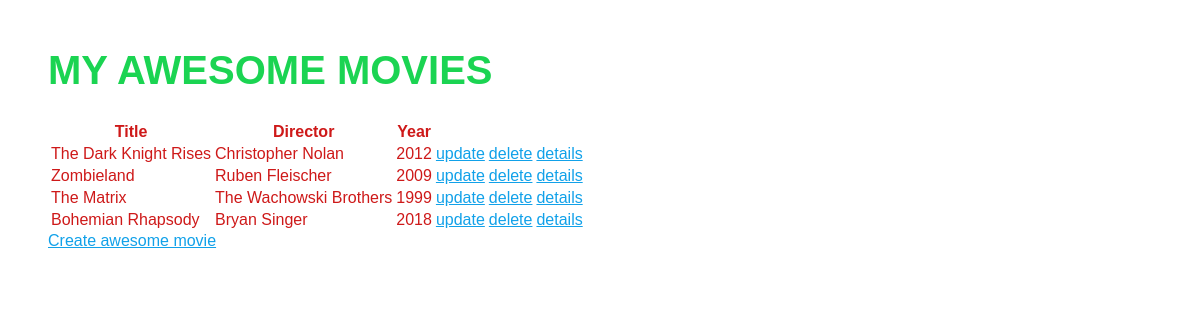
The page /myapp/ on the database its author committed.
### myapp/models.py (models this page shows, shortened)
class Movie(models.Model):
    title = models.CharField(max_length=256)
    poster = models.CharField(max_length=1000)
    director = models.CharField(max_length=256)
    year = models.IntegerField(blank=True, null=True)

### myapp/views.py (the view)
# urls.py: path('',views.IndexView.as_view(),name='main'),
class IndexView(generic.ListView):
    context_object_name = "my_list"
    template_name = "myapp/index.html"
    queryset = Movie.objects.all()

### myapp/templates/myapp/index.html
{% load static %}
<link rel="stylesheet" type="text/css" href="{% static 'myapp/style.css' %}">
<h1>MY AWESOME MOVIES</h1>
<table>
    {% if my_list %}
        <tr>
            <th>Title</th>
            <th>Director</th>
            <th>Year</th>
        </tr>
        {% for movie in my_list %}
            <tr>
                <td>{{movie.title}}</td>
                <td>{{movie.director}}</td>
                <td>{{movie.year}}</td>
                <td><a href="{% url 'myapp:update' movie.id %}">update</a></td>
                <td><a href="{% url 'myapp:delete' movie.id %}">delete</a></td>
                <td><a href="{% url 'myapp:details' movie.id %}">details</a></td>
            </tr>
        {% endfor %}
    {% else %}
         <th>INSERT YOUR DAMN MOVIES</th>
    {% endif %}
</table>
<th><a href="{% url 'myapp:create' %}">Create awesome movie</a></th>

### myapp/static/myapp/style.css (style rules this page uses)
h1 { color: rgb(27, 212, 82); font-family: Arial, Helvetica, sans-serif; font-size: 250%; }
* { font-family: Arial, Helvetica, sans-serif; }
a { color: rgb(17, 161, 233); }

### rows shown on the page
Movie: title "The Dark Knight Rises", director "Christopher Nolan", year "2012"
Movie: title "Zombieland", director "Ruben Fleischer", year "2009"
Movie: title "The Matrix", director "The Wachowski Brothers", year "1999"
Movie: title "Bohemian Rhapsody", director "Bryan Singer", year "2018"
